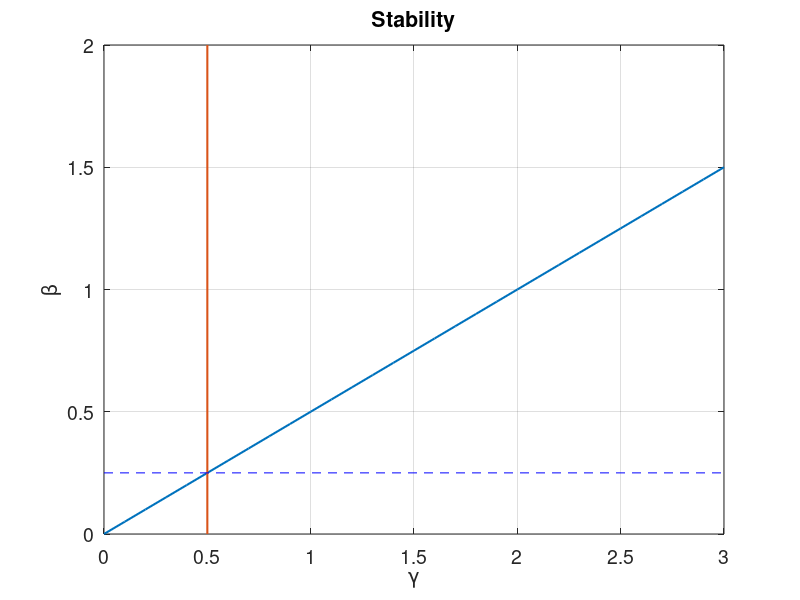

MATLAB code to generate this figure:
clc
clear all
close all


% Gamma variation
gamma = [0:0.1:3];

%y=kx+m function
beta = (1/2)*gamma;

%Plot gamma vs beta.
figure
plot(gamma,beta,'LineWidth',1.5)
hold on
plot([1/2,1/2],[0 2],'LineWidth',1.5)
plot([0 3],[0.25,0.25], 'b--')
title('Stability')
xlabel('\gamma','FontSize', 14)
ylabel('\beta','FontSize', 14)
set(gca,'FontSize',14)
grid on